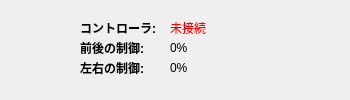
<?xml version="1.0" encoding="UTF-8"?>
<ui version="4.0">
 <class>ControllerSettings</class>
 <widget class="QDialog" name="ControllerSettings">
  <property name="geometry">
   <rect>
    <x>0</x>
    <y>0</y>
    <width>350</width>
    <height>100</height>
   </rect>
  </property>
  <property name="windowTitle">
   <string>コントローラーの設定</string>
  </property>
  <property name="windowIcon">
   <iconset resource="../resources.qrc">
    <normaloff>:/images/assets/images/controller.png</normaloff>:/images/assets/images/controller.png</iconset>
  </property>
  <widget class="QLabel" name="label">
   <property name="geometry">
    <rect>
     <x>80</x>
     <y>20</y>
     <width>81</width>
     <height>16</height>
    </rect>
   </property>
   <property name="font">
    <font>
     <bold>true</bold>
    </font>
   </property>
   <property name="text">
    <string>コントローラ:</string>
   </property>
  </widget>
  <widget class="QLabel" name="label_2">
   <property name="geometry">
    <rect>
     <x>170</x>
     <y>20</y>
     <width>171</width>
     <height>16</height>
    </rect>
   </property>
   <property name="styleSheet">
    <string notr="true">color: rgb(255, 0, 0);</string>
   </property>
   <property name="text">
    <string>未接続</string>
   </property>
  </widget>
  <widget class="QLabel" name="label_3">
   <property name="geometry">
    <rect>
     <x>80</x>
     <y>40</y>
     <width>71</width>
     <height>16</height>
    </rect>
   </property>
   <property name="font">
    <font>
     <bold>true</bold>
    </font>
   </property>
   <property name="text">
    <string>前後の制御:</string>
   </property>
  </widget>
  <widget class="QLabel" name="label_4">
   <property name="geometry">
    <rect>
     <x>170</x>
     <y>40</y>
     <width>54</width>
     <height>16</height>
    </rect>
   </property>
   <property name="text">
    <string>0%</string>
   </property>
  </widget>
  <widget class="QLabel" name="label_5">
   <property name="geometry">
    <rect>
     <x>80</x>
     <y>60</y>
     <width>71</width>
     <height>16</height>
    </rect>
   </property>
   <property name="font">
    <font>
     <bold>true</bold>
    </font>
   </property>
   <property name="text">
    <string>左右の制御:</string>
   </property>
  </widget>
  <widget class="QLabel" name="label_6">
   <property name="geometry">
    <rect>
     <x>170</x>
     <y>60</y>
     <width>54</width>
     <height>16</height>
    </rect>
   </property>
   <property name="text">
    <string>0%</string>
   </property>
  </widget>
  <widget class="QLabel" name="label_7">
   <property name="geometry">
    <rect>
     <x>10</x>
     <y>20</y>
     <width>60</width>
     <height>60</height>
    </rect>
   </property>
   <property name="text">
    <string/>
   </property>
   <property name="pixmap">
    <pixmap resource="../resources.qrc">:/images/assets/images/controller.png</pixmap>
   </property>
   <property name="scaledContents">
    <bool>true</bool>
   </property>
  </widget>
 </widget>
 <resources>
  <include location="../resources.qrc"/>
 </resources>
 <connections/>
</ui>
